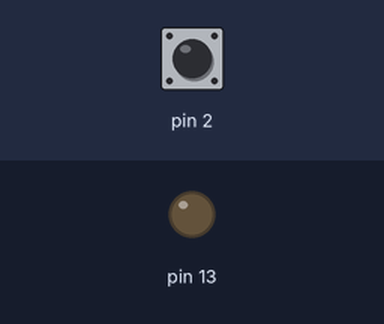
The sketch below on a simulated Arduino Uno, built with avr-gcc and run on an emulated ATmega328P. Shown: output pins drawn as LEDs (lit = HIGH). The test bench sets the inputs (shaded band); at power-on: pin 2 HIGH. What the sketch prints to the serial monitor is not drawn.

Above: at 1.2 s.
1.3 s: pin 2 pulled LOW for 0.15 s
At 1.37 s:
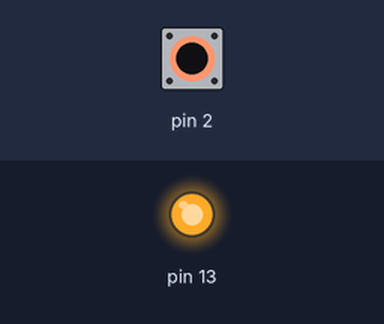
2.9 s: pin 2 pulled LOW for 3.2 s
At 6.5 s:
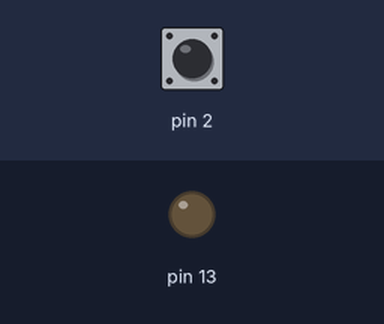
Timing chart, 0 to 8.0 s (numbered marks = the images above; inputs shaded):
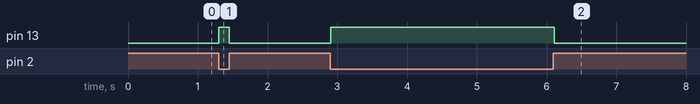

Measured:
- after the input at 1.3 s, pin 13: LOW → HIGH at once, → LOW 0.15 s later
- after the input at 2.9 s, pin 13: LOW → HIGH at once, → LOW 3.2 s later

The sketch:

xbeeblinktestsend.ino
```cpp
void setup() {
  Serial.begin(9600);
  //int on = 0;
  pinMode(2, INPUT_PULLUP);
  pinMode(13, OUTPUT);
}

void loop() {
  if (digitalRead(2) == LOW) {
    digitalWrite(13, HIGH);
    Serial.print('~');
    Serial.print(0x01);
  }
  else {
    digitalWrite(13, LOW);
    Serial.print('~');
    Serial.print(0x00);
  }
  delay(50);
}
```
